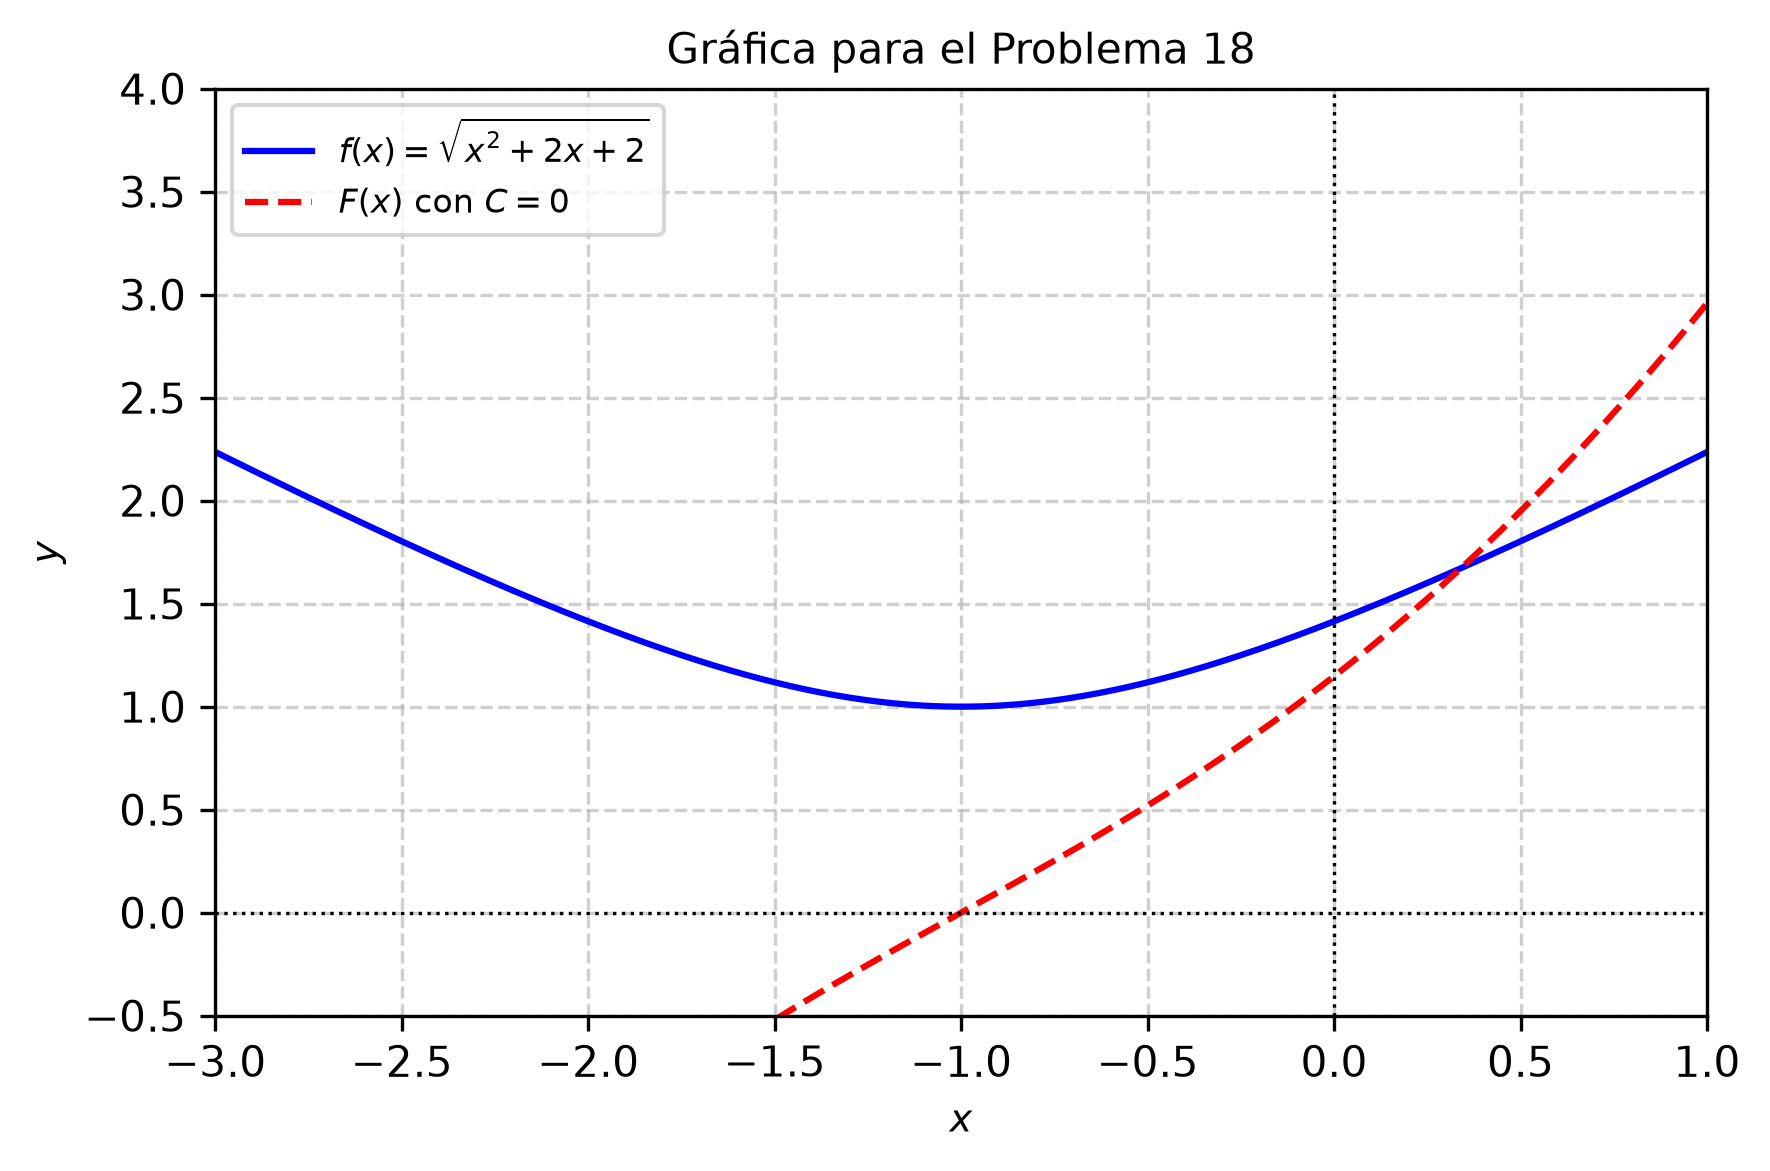

Generate this figure with Python:
import matplotlib
matplotlib.use('Agg')
import numpy as np
import matplotlib.pyplot as plt

# Definir el rango de x
x = np.linspace(-3.0, 1.0, 400)

# Calcular el integrando f(x)
f_x = np.sqrt(x**2 + 2*x + 2)

# Calcular la antiderivada F(x) con C = 0
F_x = ((x + 1) / 2.0) * np.sqrt(x**2 + 2*x + 2) + 0.5 * np.log(np.abs(x + 1 + np.sqrt(x**2 + 2*x + 2)))

plt.figure(figsize=(6, 4))
plt.plot(x, f_x, label=r'$f(x) = \sqrt{x^2+2x+2}$', color='blue', linewidth=1.5)
plt.plot(x, F_x, label=r'$F(x)$ con $C=0$', color='red', linestyle='--', linewidth=1.5)

plt.axhline(0, color='black', linewidth=0.8, linestyle=':')
plt.axvline(0, color='black', linewidth=0.8, linestyle=':')
plt.title(r'Gráfica para el Problema 18', fontsize=10)
plt.xlabel('$x$', fontsize=9)
plt.ylabel('$y$', fontsize=9)
plt.legend(fontsize=8)
plt.grid(True, linestyle='--', alpha=0.6)
plt.xlim([-3.0, 1.0])
plt.ylim([-0.5, 4.0])
plt.tight_layout()
plt.savefig(r'semana_05/graficas/SEM05_P18_grafica.png', dpi=300, bbox_inches='tight')
plt.close()
